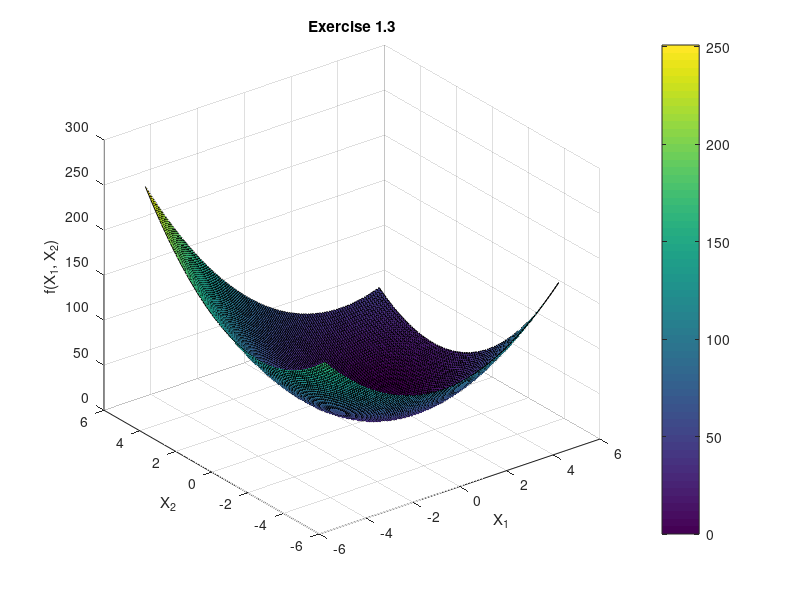
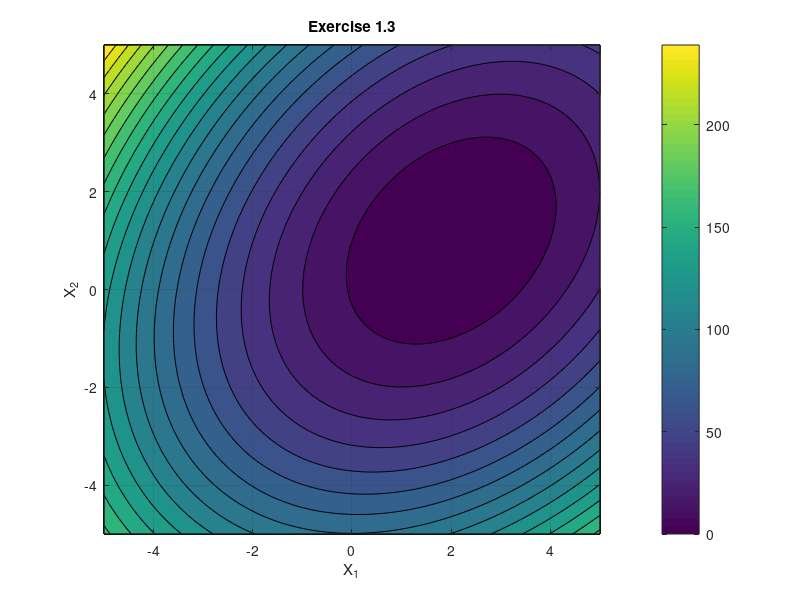
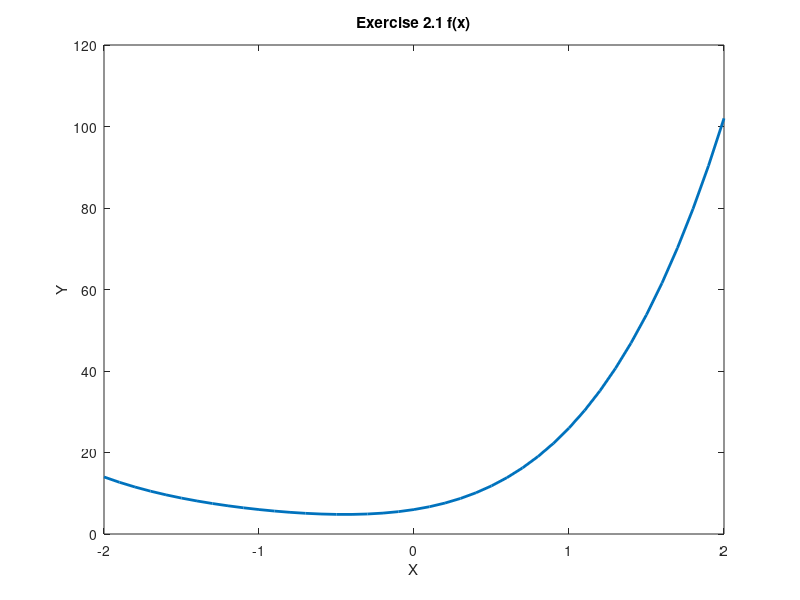

MATLAB code to generate these figures, in order: (Note: this script raises an error after producing the figures.)
%% TP Optimization TPS 2018-19
% Author : Pedro Henrique Suruagy Perrusi
% Prof :  Omran Hassan
%% Initial Setup
clear all;
close all;
%% Exercise 1.4
x1 = -5 : 0.1 : 5;
x2 = x1;

[X_1,X_2] = meshgrid(x1,x2);

f = (X_2 + X_1 -3).^2 + 2 .* (X_2 - X_1 + 1).^2;

surf(X_1, X_2, f);
xlabel('X_1')
ylabel('X_2')
zlabel('f(X_1, X_2)');
title('Exercise 1.3')
grid on;
colorbar;

figure
contourf(X_1,X_2,f,20);
xlabel('X_1')
ylabel('X_2')
zlabel('f(X_1, X_2)');
title('Exercise 1.3')
grid on;
colorbar;

%% Exercise 2.1
% D?finition de la fonction 
f2_1 = @(x) x.^4 + 4 *x.^3 + 9*x.^2 + 6*x + 6;
% On cree le vecteur dans [-2 2]
x = -2 : 0.1 : 2;
% on compute et affiche le signal de sortie
y = f2_1(x);
figure
plot(x, y, 'LineWidth', 2);
hold on;
xlabel('X');
ylabel('Y');
title('Exercise 2.1 f(x)');
% find local minima
rho = 0.382; % fibbonacci
epsilon = 0.01; % tolerance
max_interactions = 1e5;
[x_min, counter] = golden_section(f2_1, x, rho, epsilon, max_interactions);
% show results
plot(x_min, f2_1(x_min), '*');
disp('Local minimum found: ');
disp(x_min)
disp('Number of interactions')
disp(counter)

%% Exercise 2.2
% D?finition de la fonction
f2_2 = @(x) 2*x.^4 - 5*x.^3 + 100*x.^2 + 30*x - 75;
% On affiche la r?ponse dans [-2 2];
x = -2 : 0.1 : 2;
y = f2_2(x);
figure
plot(x, y, 'LineWidth', 2);
hold on;
xlabel('X');
ylabel('Y');
title('Exercise 2.2 f(x)');
%% Exercise 2.2a : on compute le minimum a partir de la methode de Newton
% la premiere derivative de f2_2 :
df2_2 = @(x) 8*x.^3 - 15*x.^2 + 200*x + 30;
ddf2_2 = @(x) 24*x.^2 - 30*x + 200;
% parametres d'optimization
xo = 2; % initial point
epsilon = 1e-4; % tolerance
max_interactions = 1e5;
% call newton method
[x_min, counter] = newton_methode(f2_2, df2_2, ddf2_2, xo, epsilon, max_interactions);
plot(x_min, f2_2(x_min), '+');
disp('Local minimum found: ');
disp(x_min)
disp('Number of interactions')
disp(counter)
%% Exercise 2.2b : on compute le minimum a partir de la methode de secant
% initial guesses
X0 = 2.1; X1 = 2;
epsilon = 1e-4; % tolerance
max_interactions = 1e5;
% call secant methode
[x_min, counter] = secant_methode(f2_2, df2_2, X0, X1, epsilon, max_interactions);
plot(x_min, f2_2(x_min), '*');
disp('Local minimum found: ');
disp(x_min)
disp('Number of interactions')
disp(counter)